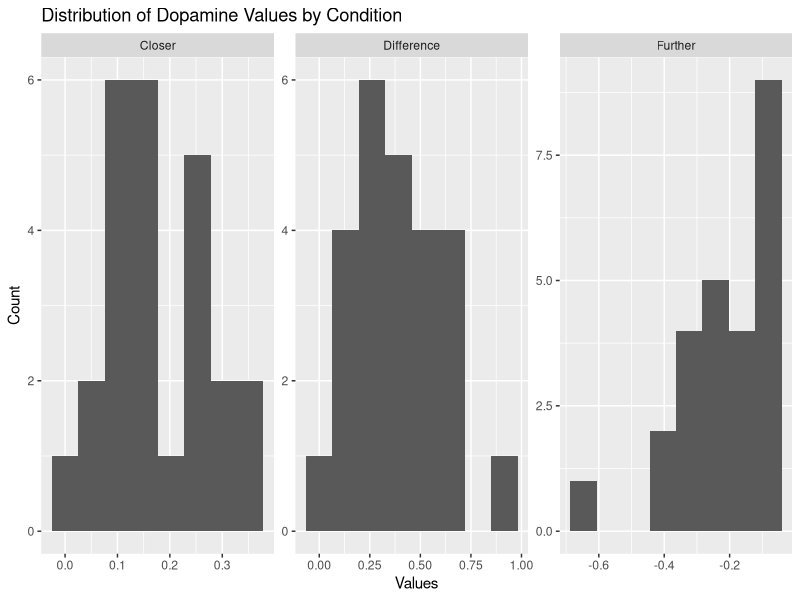

Reproduce this figure in R.
## ---- chunk 1
#| echo: false

default_chunk_hook  <- knitr::knit_hooks$get("chunk")

latex_font_size <- c("Huge", "huge", "LARGE", "Large", 
                     "large", "normalsize", "small", 
                     "footnotesize", "scriptsize", "tiny")

knitr::knit_hooks$set(chunk = function(x, options) {
  x <- default_chunk_hook(x, options)
  if(options$size %in% latex_font_size) {
    paste0("\n \\", options$size, "\n\n", 
      x, 
      "\n\n \\normalsize"
    )
  } else {
    x
  }
})
## ---- chunk 2
#| label: load-packages
#| include: false
library(tidyverse)
library(patchwork)
## ---- chunk 3
#| size: scriptsize
#| include: false

library(pwr) # load package

pwr.t.test(d=0.65, power=0.80, alternative = "two.sided", type="one.sample")
## ---- chunk 4
#| size: scriptsize

fig.dat<- read_csv("fig2_dat.csv")

fig.dat<- fig.dat |>
  mutate(Difference= Closer-Further)

head(fig.dat)
## ---- chunk 5
#| size: scriptsize
#| label: Summaries

# reshape with pivot_longer
fig.long<-fig.dat |> 
  pivot_longer(
    cols = everything(), 
    names_to = "Condition", 
    values_to = "Value"
  ) |> 
  drop_na()

# numerical summaries
fig.summary<-fig.long |> 
  group_by(Condition) |> 
  summarize( 
    Mean = mean(Value), 
    SD = sd(Value), 
    Median = median(Value), 
    IQR = IQR(Value)
    )

fig.summary

# graphical summary
fig.plot<-ggplot(fig.long) +
  geom_histogram(aes(x = Value), bins=8) +
  facet_wrap(~ Condition, scales = "free") +
  labs(
    title = "Distribution of Dopamine Values by Condition",
    x = "Values",
    y = "Count"
  )

fig.plot
